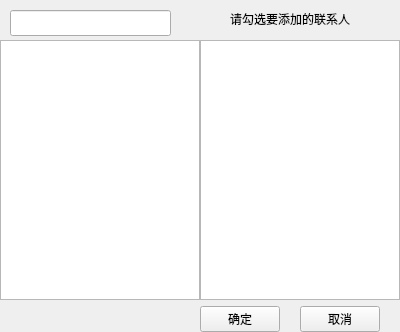
<?xml version="1.0" encoding="UTF-8"?>
<ui version="4.0">
 <class>CreateGroupDlg</class>
 <widget class="QWidget" name="CreateGroupDlg">
  <property name="geometry">
   <rect>
    <x>0</x>
    <y>0</y>
    <width>400</width>
    <height>332</height>
   </rect>
  </property>
  <property name="windowTitle">
   <string>Form</string>
  </property>
  <widget class="QListWidget" name="SelectedListWidget">
   <property name="geometry">
    <rect>
     <x>200</x>
     <y>40</y>
     <width>200</width>
     <height>260</height>
    </rect>
   </property>
   <property name="minimumSize">
    <size>
     <width>0</width>
     <height>260</height>
    </size>
   </property>
   <property name="maximumSize">
    <size>
     <width>200</width>
     <height>260</height>
    </size>
   </property>
   <property name="statusTip">
    <string/>
   </property>
   <property name="accessibleDescription">
    <string extracomment="搜索"/>
   </property>
  </widget>
  <widget class="QLabel" name="label">
   <property name="geometry">
    <rect>
     <x>230</x>
     <y>10</y>
     <width>130</width>
     <height>18</height>
    </rect>
   </property>
   <property name="text">
    <string>请勾选要添加的联系人</string>
   </property>
  </widget>
  <widget class="QPushButton" name="pushButton">
   <property name="geometry">
    <rect>
     <x>200</x>
     <y>306</y>
     <width>80</width>
     <height>26</height>
    </rect>
   </property>
   <property name="text">
    <string>确定</string>
   </property>
  </widget>
  <widget class="QPushButton" name="pushButton_2">
   <property name="geometry">
    <rect>
     <x>300</x>
     <y>306</y>
     <width>80</width>
     <height>26</height>
    </rect>
   </property>
   <property name="text">
    <string>取消</string>
   </property>
  </widget>
  <widget class="QLineEdit" name="lineEdit">
   <property name="geometry">
    <rect>
     <x>10</x>
     <y>10</y>
     <width>161</width>
     <height>26</height>
    </rect>
   </property>
   <property name="toolTip">
    <string extracomment="搜索">搜索</string>
   </property>
  </widget>
  <widget class="QListWidget" name="listWidget">
   <property name="geometry">
    <rect>
     <x>0</x>
     <y>40</y>
     <width>200</width>
     <height>260</height>
    </rect>
   </property>
   <property name="minimumSize">
    <size>
     <width>200</width>
     <height>260</height>
    </size>
   </property>
   <property name="maximumSize">
    <size>
     <width>200</width>
     <height>200</height>
    </size>
   </property>
  </widget>
 </widget>
 <resources/>
 <connections/>
</ui>
